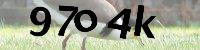
#> input picture in/captcha.png, 200 x 50 px
$ python Histograms.py   (Python 2 division)
#> lines starting #> are read from the running program, lines starting #| are printed output that depends on the picture
### ImageUtils.py
import operator
from operator import itemgetter
from PIL import Image

def open(fileName):
    im = Image.open(fileName) #Can be many different formats.
    return im

def toBytes(im):
    return list(im.getdata())

def save(fileName, imgData, mode, size):
    newImage = Image.new(mode, size)
    newImage.putdata(imgData)
    newImage.save(fileName)

# [22 lines left out: function convolve, not called in this run]

def clampRGBValue(theByte):
    return int(max(min(theByte, 255), 0))

def toByte(rgbTuple):
    rgb = list(rgbTuple)
    return (rgb[0] << 16) | (rgb[1] << 8) | (rgb[2])

# [12 lines left out: function uniformedThresholding, not called in this run]

def downSignal():
    return (0, 0, 0)

def isEdge(index, w, h):
    return (index / w == 0 or index == (w-1))

### GrayScale.py
import ImageUtils as util
from datetime import datetime

def averaging(arr):
    grayed = []
    for p in arr:
        rgba = list(p)
        avg = ((rgba[0] + rgba[1] + rgba[2]) / 3)
        grayed.append(tuple([avg, avg, avg, rgba[3]]))
    return grayed

# [30 lines left out: functions luminousity, lightness, main, not called in this run]

# [2 lines that do not run on import are left out]

### Histograms.py
import ImageUtils as util
import GrayScale as grayScale
from datetime import datetime
import math
from decimal import *

def frequencyDistribution(input, w, h, colorIndex):
    output = [0] * 256
    for row in range(h):
        for col in range(w):
            index = row * w + col
            rgba = list(input[index])
            output[rgba[colorIndex]] = output[rgba[colorIndex]] + 1
    return output

def normalize(input, w, h, colorIndex):
    histogram = frequencyDistribution(input, w, h, colorIndex)
    maximum = brightest(histogram)
    minimum = darkest(histogram)
    theRange = maximum - minimum
    output = []
    for row in range(h):
        for col in range(w):
            index = row * w + col
            rgba = list(input[index])
            color = rgba[colorIndex]
            normalized = int(math.floor((color - minimum) * 255 / theRange))
            output.append(tuple([normalized, normalized, normalized, rgba[3]]))
    return output

def darkest(histogram):
    minimum = 0
    ctr = 0
    while histogram[ctr] == 0 and ctr < len(histogram):
        ctr = ctr + 1
    minimum = ctr
    return minimum

def brightest(histogram):
    maximum = 255
    ctr = 255
    while histogram[ctr] == 0 and ctr >= 0:
        ctr = ctr - 1
    maximum = ctr
    return maximum

def equalize(input, w, h, colorIndex):
    theRange = 255
    area = w * h
    factor = Decimal(theRange) / Decimal(area)
    histogram = frequencyDistribution(input, w, h, colorIndex)
    output = []
    sum = 0
    for level in range(256):
        sum = sum + histogram[level]
        histogram[level] = int(math.floor(factor * sum + Decimal(0.00001)))

    for row in range(h):
        for col in range(w):
            index = row * w + col
            rgba = list(input[index])
            newRgb = histogram[rgba[colorIndex]]
            output.append(tuple([newRgb, newRgb, newRgb, rgba[3]]))
    return output

def main():
    print 'Executing Histograms.main'
    im = util.open('in/captcha.png')
#> in open, im is the input picture: PIL image 200x50 RGBA; mean R, G, B, A 153.5, 157.5, 139.1, 255
    fileName = "out/normalized-" + datetime.now().strftime('%Y%m%d%H%M%S') + ".png"
    fileName2 = "out/equalized-" + datetime.now().strftime('%Y%m%d%H%M%S') + ".png"
    arr = util.toBytes(im)
#> arr = 10000 items, first 6: (134, 136, 133, 255), (132, 134, 131, 255), (133, 135, 132, 255), (137, 139, 136, 255), (138, 140, 137, 255), (136, 138, 135, 255)
    arr = grayScale.averaging(arr)
#> the loop in averaging, `for p in arr:` made 10000 passes
#> (rgba, avg) on passes 1 to 3: ([134, 136, 133, 255], 134), ([132, 134, 131, 255], 132), ([133, 135, 132, 255], 133)
#> after the loop in averaging, `for p in arr:`: grayed = 10000 items, first 6: (134, 134, 134, 255), (132, 132, 132, 255), (133, 133, 133, 255), (137, 137, 137, 255), (138, 138, 138, 255), (136, 136, 136, 255)
#> arr has the same summary as grayed in averaging
    util.save("out/tempGray.png", arr, im.mode, im.size)
#> in save, `newImage = Image.new(mode, size)`: newImage: PIL image 200x50 RGBA; every value is 0
#> in save, `newImage.putdata(imgData)`:
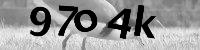
#> newImage: PIL image 200x50 RGBA; mean R, G, B, A 149.7, 149.7, 149.7, 255
    # doesn't matter which color index bec. it's gray.
    normalized = normalize(arr, im.width, im.height, 0)
#> after the loop in frequencyDistribution, `for row in range(h):`: output = 256 values, max 511 at index 0, min 0 at index 42, mean 39.06
#> in normalize, `histogram = frequencyDistribution(input, w, h, colorIndex)`: histogram has the same summary as output in frequencyDistribution
#> the loop in brightest, `while histogram[ctr] == 0 and ctr >= 0:` made 1 pass
#> ctr on pass 1: 254
#> after the loop in brightest, `while histogram[ctr] == 0 and ctr >= 0:`: ctr = 254
#> after the loop in darkest, `while histogram[ctr] == 0 and ctr < len(histogram):`: ctr = 0
#> in normalize, `theRange = maximum - minimum`: theRange = 254
#> after the loop in normalize, `for row in range(h):`: output has the same summary as grayed in averaging
#> normalized has the same summary as grayed in averaging
    equalized = equalize(arr, im.width, im.height, 0)
#> in equalize, `histogram = frequencyDistribution(input, w, h, colorIndex)`: histogram has the same summary as output in frequencyDistribution
#> the loop in equalize, `for level in range(256):` made 256 passes
#> sum on passes 1 to 3: 511, 739, 828
#> after the loop in equalize, `for level in range(256):`: histogram = 256 values from 13 to 255; sum = 10000
#> after the loop in equalize, `for row in range(h):`: output = 10000 items, first 6: (69, 69, 69, 255), (63, 63, 63, 255), (66, 66, 66, 255), (77, 77, 77, 255), (81, 81, 81, 255), (74, 74, 74, 255)
#> equalized has the same summary as output in equalize
    util.save(fileName, normalized, im.mode, im.size)
    util.save(fileName2, equalized, im.mode, im.size)
#> call 3 of save, with fileName = 'out/equalized-20261120213409.png', mode = 'RGBA', size = (200, 50)
#> in save (call 3), `newImage.putdata(imgData)`:
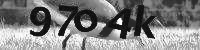
#> newImage: PIL image 200x50 RGBA; mean R, G, B, A 128.3, 128.3, 128.3, 255
    print 'Done executing Histograms.main'

if __name__ == "__main__":
    main()
